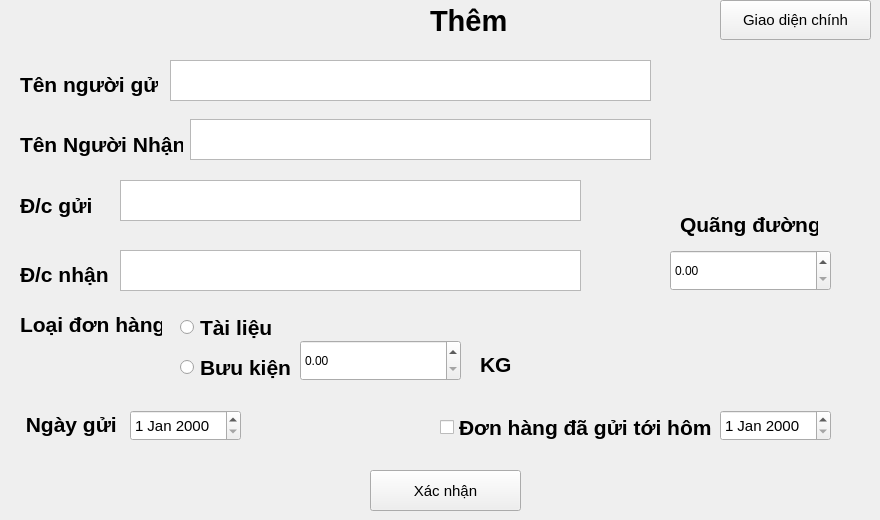
    <widget class="QWidget" name="Them1">
     <widget class="QLabel" name="label0_2">
      <property name="geometry">
       <rect>
        <x>430</x>
        <y>0</y>
        <width>81</width>
        <height>41</height>
       </rect>
      </property>
      <property name="font">
       <font>
        <family>Segoe UI</family>
        <pointsize>22</pointsize>
        <bold>true</bold>
       </font>
      </property>
      <property name="autoFillBackground">
       <bool>false</bool>
      </property>
      <property name="text">
       <string>Thêm</string>
      </property>
     </widget>
     <widget class="QLabel" name="label">
      <property name="geometry">
       <rect>
        <x>20</x>
        <y>191</y>
        <width>73</width>
        <height>28</height>
       </rect>
      </property>
      <property name="font">
       <font>
        <pointsize>16</pointsize>
        <bold>true</bold>
       </font>
      </property>
      <property name="text">
       <string>Đ/c gửi</string>
      </property>
     </widget>
     <widget class="QLabel" name="label_2">
      <property name="geometry">
       <rect>
        <x>20</x>
        <y>260</y>
        <width>90</width>
        <height>28</height>
       </rect>
      </property>
      <property name="font">
       <font>
        <pointsize>16</pointsize>
        <bold>true</bold>
       </font>
      </property>
      <property name="text">
       <string>Đ/c nhận</string>
      </property>
     </widget>
     <widget class="QLabel" name="label_3">
      <property name="geometry">
       <rect>
        <x>20</x>
        <y>410</y>
        <width>97</width>
        <height>28</height>
       </rect>
      </property>
      <property name="font">
       <font>
        <pointsize>16</pointsize>
        <bold>true</bold>
       </font>
      </property>
      <property name="text">
       <string> Ngày gửi</string>
      </property>
     </widget>
     <widget class="QLabel" name="label_4">
      <property name="geometry">
       <rect>
        <x>20</x>
        <y>310</y>
        <width>142</width>
        <height>28</height>
       </rect>
      </property>
      <property name="font">
       <font>
        <pointsize>16</pointsize>
        <bold>true</bold>
       </font>
      </property>
      <property name="text">
       <string>Loại đơn hàng</string>
      </property>
     </widget>
     <widget class="QRadioButton" name="radioButtonTaiLieu">
      <property name="geometry">
       <rect>
        <x>180</x>
        <y>310</y>
        <width>94</width>
        <height>34</height>
       </rect>
      </property>
      <property name="font">
       <font>
        <pointsize>16</pointsize>
        <bold>true</bold>
       </font>
      </property>
      <property name="text">
       <string>Tài liệu</string>
      </property>
     </widget>
     <widget class="QTextEdit" name="textEditDiaChiGui">
      <property name="geometry">
       <rect>
        <x>120</x>
        <y>180</y>
        <width>461</width>
        <height>41</height>
       </rect>
      </property>
      <property name="font">
       <font>
        <pointsize>14</pointsize>
       </font>
      </property>
     </widget>
     <widget class="QCheckBox" name="checkBoxDenChua">
      <property name="geometry">
       <rect>
        <x>440</x>
        <y>410</y>
        <width>275</width>
        <height>34</height>
       </rect>
      </property>
      <property name="font">
       <font>
        <pointsize>16</pointsize>
        <bold>true</bold>
       </font>
      </property>
      <property name="text">
       <string>Đơn hàng đã gửi tới hôm</string>
      </property>
     </widget>
     <widget class="QRadioButton" name="radioButtonBuuKien">
      <property name="geometry">
       <rect>
        <x>180</x>
        <y>350</y>
        <width>113</width>
        <height>34</height>
       </rect>
      </property>
      <property name="font">
       <font>
        <pointsize>16</pointsize>
        <bold>true</bold>
       </font>
      </property>
      <property name="text">
       <string>Bưu kiện</string>
      </property>
     </widget>
     <widget class="QTextEdit" name="textEditDiaChiNhan">
      <property name="geometry">
       <rect>
        <x>120</x>
        <y>250</y>
        <width>461</width>
        <height>41</height>
       </rect>
      </property>
      <property name="font">
       <font>
        <pointsize>14</pointsize>
       </font>
      </property>
     </widget>
     <widget class="QLabel" name="label_5">
      <property name="geometry">
       <rect>
        <x>680</x>
        <y>210</y>
        <width>138</width>
        <height>28</height>
       </rect>
      </property>
      <property name="font">
       <font>
        <pointsize>16</pointsize>
        <bold>true</bold>
       </font>
      </property>
      <property name="text">
       <string>Quãng đường</string>
      </property>
     </widget>
     <widget class="QLabel" name="label_8">
      <property name="geometry">
       <rect>
        <x>480</x>
        <y>350</y>
        <width>52</width>
        <height>28</height>
       </rect>
      </property>
      <property name="font">
       <font>
        <pointsize>16</pointsize>
        <bold>true</bold>
       </font>
      </property>
      <property name="text">
       <string>KG</string>
      </property>
     </widget>
     <widget class="QPushButton" name="pushButton_23">
      <property name="geometry">
       <rect>
        <x>720</x>
        <y>0</y>
        <width>151</width>
        <height>40</height>
       </rect>
      </property>
      <property name="font">
       <font>
        <pointsize>11</pointsize>
        <bold>false</bold>
       </font>
      </property>
      <property name="text">
       <string>Giao diện chính</string>
      </property>
     </widget>
     <widget class="QPushButton" name="pushButtonXacNhanThemDon">
      <property name="geometry">
       <rect>
        <x>370</x>
        <y>470</y>
        <width>151</width>
        <height>41</height>
       </rect>
      </property>
      <property name="font">
       <font>
        <pointsize>11</pointsize>
       </font>
      </property>
      <property name="text">
       <string>Xác nhận</string>
      </property>
     </widget>
     <widget class="QDateEdit" name="dateEditNgayGui">
      <property name="geometry">
       <rect>
        <x>130</x>
        <y>410</y>
        <width>111</width>
        <height>31</height>
       </rect>
      </property>
      <property name="font">
       <font>
        <pointsize>11</pointsize>
       </font>
      </property>
     </widget>
     <widget class="QLabel" name="label_25">
      <property name="geometry">
       <rect>
        <x>20</x>
        <y>70</y>
        <width>138</width>
        <height>28</height>
       </rect>
      </property>
      <property name="font">
       <font>
        <pointsize>16</pointsize>
        <bold>true</bold>
       </font>
      </property>
      <property name="text">
       <string>Tên người gửi</string>
      </property>
     </widget>
     <widget class="QTextEdit" name="textEditTenNguoiGui">
      <property name="geometry">
       <rect>
        <x>170</x>
        <y>60</y>
        <width>481</width>
        <height>41</height>
       </rect>
      </property>
      <property name="font">
       <font>
        <pointsize>14</pointsize>
       </font>
      </property>
     </widget>
     <widget class="QLabel" name="label_26">
      <property name="geometry">
       <rect>
        <x>20</x>
        <y>130</y>
        <width>163</width>
        <height>28</height>
       </rect>
      </property>
      <property name="font">
       <font>
        <pointsize>16</pointsize>
        <bold>true</bold>
       </font>
      </property>
      <property name="text">
       <string>Tên Người Nhận</string>
      </property>
     </widget>
     <widget class="QTextEdit" name="textEditTenNguoiNhan">
      <property name="geometry">
       <rect>
        <x>190</x>
        <y>119</y>
        <width>461</width>
        <height>41</height>
       </rect>
      </property>
      <property name="font">
       <font>
        <pointsize>14</pointsize>
       </font>
      </property>
     </widget>
     <widget class="QDateEdit" name="dateEditNgayNhan">
      <property name="geometry">
       <rect>
        <x>720</x>
        <y>410</y>
        <width>111</width>
        <height>31</height>
       </rect>
      </property>
      <property name="font">
       <font>
        <pointsize>11</pointsize>
       </font>
      </property>
     </widget>
     <widget class="QDoubleSpinBox" name="doubleSpinBoxQuangDuong">
      <property name="geometry">
       <rect>
        <x>670</x>
        <y>250</y>
        <width>161</width>
        <height>41</height>
       </rect>
      </property>
     </widget>
     <widget class="QDoubleSpinBox" name="doubleSpinBoxCanNang">
      <property name="geometry">
       <rect>
        <x>300</x>
        <y>340</y>
        <width>161</width>
        <height>41</height>
       </rect>
      </property>
     </widget>
    </widget>
